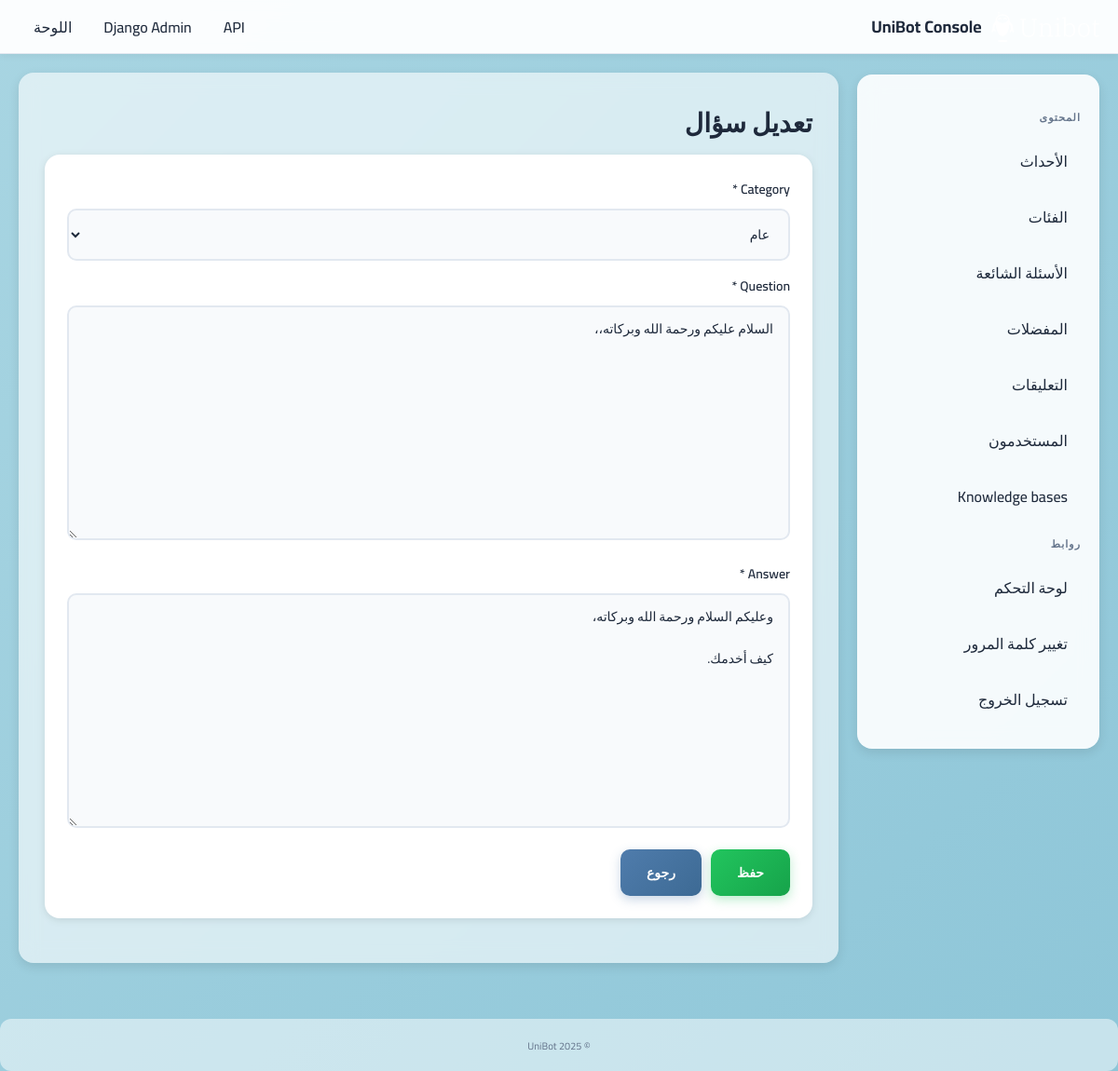
Screenshot of /faqs/d6253f52-1f67-4df6-a4de-04654d5d4b56/edit/ (signed in) with the database file from the repository.
### core/models.py (models this page shows, shortened)
class FAQ(models.Model):
    id = models.UUIDField(primary_key=True, default=uuid.uuid4, editable=False)  # _id: UUID
    question = models.TextField()  # question: text
    answer = models.TextField()    # answer: text
    category = models.ForeignKey(Category, on_delete=models.CASCADE, related_name='faqs')  # category_id -> Category (ForeignKey)
    updated_by = models.ForeignKey(CustomUser, on_delete=models.SET_NULL, null=True, blank=True, related_name='updated_faqs')  # updated_by -> User
    created_at = models.DateTimeField(auto_now_add=True)  # created_at
    updated_at = models.DateTimeField(auto_now=True)  # updated_at
    class Meta:
        verbose_name = 'سؤال شائع'
        verbose_name_plural = 'أسئلة شائعة'
        ordering = ['-updated_at']  # ترتيب أحدث أولاً (Latest first)

### custom_admin/views.py (the view)
# urls.py: path("faqs/<str:pk>/edit/", views.faq_edit, name="faqs_edit"),
@staff_member_required
def faq_edit(request, pk):
    obj = get_object_or_404(FAQ, pk=pk)
    if request.method == "POST":
        form = FAQForm(request.POST, instance=obj)
        if form.is_valid():
            faq = form.save(commit=False)
            faq.updated_by = request.user
            faq.save(); messages.success(request,"تم تحديث السؤال.")
            return redirect("custom_admin:faqs_list")
    else:
        form = FAQForm(instance=obj)
    return render(request, "custom_admin/form.html", {"title":"تعديل سؤال","form":form,"back_url":"custom_admin:faqs_list"})

### custom_admin/forms.py
class FAQForm(forms.ModelForm):
    class Meta:
        model = FAQ
        fields = ["category", "question", "answer"]

### core/models.py (called while the page is built)
    def __str__(self):
        return self.name

### custom_admin/templates/custom_admin/form.html (shortened to what this page needs)
{% extends "custom_admin/base.html" %}
{% block content %}
  <h1 class="title">{{ title }}</h1>
  <form class="form card" method="post" enctype="multipart/form-data" style="display:flex;flex-direction:column;gap:14px">
    {% for field in form %}
      <div class="form-field">
        <label>{{ field.label }}{% if field.field.required %} *{% endif %}</label>
        {{ field }}
      </div>
    {% endfor %}
    <div style="display:flex;gap:10px">
      <button class="btn primary" type="submit">حفظ</button>
      {% if back_url %}<a class="btn ghost" href="{% url back_url %}">رجوع</a>{% endif %}
    </div>
  </form>
{% endblock %}

### custom_admin/static/custom_admin/css/admin.css (style rules this page uses)
:root { --bg-gradient-start: #a8d5e2; --bg-gradient-end: #8ec6d8; --card-bg: #ffffff; --text-dark: #1e293b; --text-muted: #64748b; --primary: #4f7cac; --primary-hover: #3d6a94; --success: #22c55e; --danger: #ef4444; --warning: #f59e0b; --border: #e2e8f0; --input-bg: #f8fafc; --shadow: rgba(0, 0, 0, 0.1); }
* { box-sizing: border-box; margin: 0; padding: 0; }
html, body { margin: 0; padding: 0; background: linear-gradient(135deg, var(--bg-gradient-start) 0%, var(--bg-gradient-end) 100%); background-attachment: fixed; color: var(--text-dark); font-family: "Cairo", system-ui, "Segoe UI", Roboto, Arial, sans-serif; direction: rtl; min-height: 100vh; }
a { color: var(--primary); text-decoration: none; transition: color 0.2s ease; }
.card { background: var(--card-bg); border-radius: 16px; padding: 24px; margin-bottom: 20px; box-shadow: 0 2px 8px var(--shadow); }
.title { margin: 0 0 8px; font-size: 28px; color: var(--text-dark); font-weight: 700; }
form { background: var(--card-bg); border-radius: 16px; padding: 28px; margin-bottom: 20px; box-shadow: 0 2px 8px var(--shadow); }
form label { display: block; margin-bottom: 8px; color: var(--text-dark); font-size: 14px; font-weight: 600; }
form input[type="text"], form input[type="email"], form input[type="password"], form input[type="number"], form input[type="date"], form input[type="datetime-local"], form input[type="url"], form input[type="time"], form select, form textarea { width: 100%; padding: 12px 16px; font-size: 14px; font-family: 'Cairo', sans-serif; color: var(--text-dark); background-color: var(--input-bg); border: 2px solid var(--border); border-radius: 10px; transition: all 0.3s ease; text-align: right; direction: rtl; }
form input::placeholder, form textarea::placeholder { color: var(--text-muted); opacity: 0.7; }
form textarea { min-height: 120px; resize: vertical; line-height: 1.6; }
form button, form input[type="submit"], .btn { padding: 12px 28px; font-size: 14px; font-weight: 600; font-family: 'Cairo', sans-serif; color: #ffffff; background: linear-gradient(135deg, var(--primary) 0%, var(--primary-hover) 100%); border: none; border-radius: 10px; cursor: pointer; transition: all 0.3s ease; display: inline-block; text-align: center; box-shadow: 0 4px 12px rgba(79, 124, 172, 0.3); }
.btn-save, button[type="submit"] { background: linear-gradient(135deg, var(--success) 0%, #16a34a 100%); box-shadow: 0 4px 12px rgba(34, 197, 94, 0.3); }

### rows the page displays
FAQ: form "عام" "السلام عليكم ورحمة الله وبركاته،،" "وعليكم السلام ورحمة الله وبركاته، كيف أخدمك."

### other values shown
{{ title }} "تعديل سؤال"
{{ field.label }} "Category"
